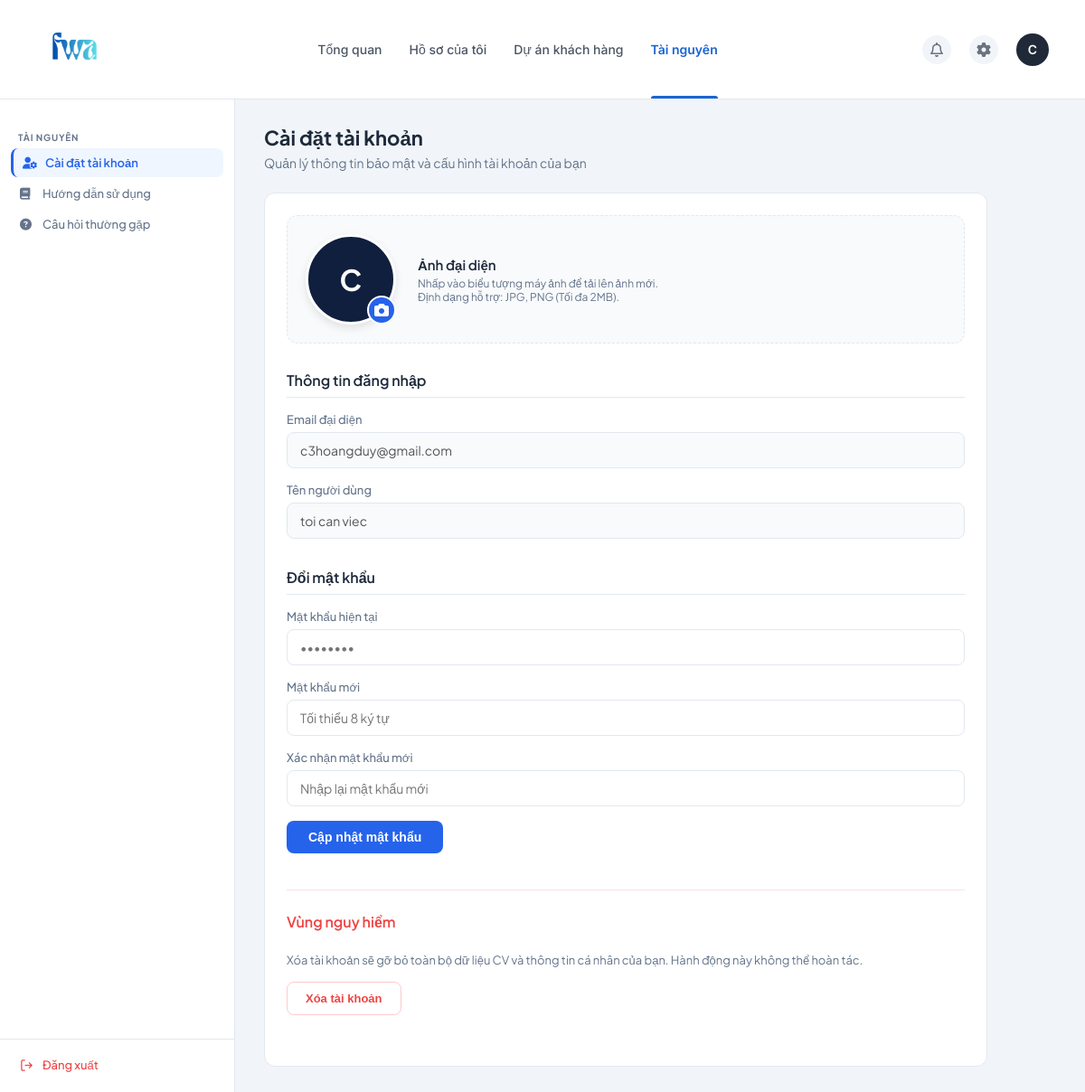
The app's page /settings (signed in) with its own data.
### app.py (models this page shows, shortened)
class User(db.Model):
    __tablename__ = 'users'
    id = db.Column(db.Integer, primary_key=True)
    google_id = db.Column(db.String(100), unique=True, nullable=True)
    email = db.Column(db.String(100), unique=True, nullable=False)
    username = db.Column(db.String(50), unique=True, nullable=True)
    password_hash = db.Column(db.String(200), nullable=True)
    name = db.Column(db.String(100))
    picture = db.Column(db.String(200)) # Ảnh tài khoản (Header)
    cv_picture = db.Column(db.String(200)) # Ảnh trong hồ sơ CV
    created_at = db.Column(db.DateTime, default=get_vietnam_time)
    phone = db.Column(db.String(20))
    address = db.Column(db.String(200))
    bio = db.Column(db.Text)
    skills = db.Column(db.Text)
    education = db.Column(db.Text)
    experience = db.Column(db.Text)
    job_title = db.Column(db.String(100))
    dob = db.Column(db.String(20))
    marital_status = db.Column(db.String(20))
    languages = db.Column(db.String(100))
    cvs = db.relationship('CV', back_populates='user', cascade='all, delete-orphan')

### app.py (the view)
    def decorated_function(*args, **kwargs):
        if 'user_id' not in session:
            session['next_url'] = request.url
            return redirect(url_for('login'))
        return f(*args, **kwargs)

### app.py (called while the page is built, shortened)
def login_required(f):
    def decorated_function(*args, **kwargs):
        if 'user_id' not in session:
            session['next_url'] = request.url
            return redirect(url_for('login'))
        return f(*args, **kwargs)
    decorated_function.__name__ = f.__name__
    return decorated_function

@app.route('/settings', methods=['GET', 'POST'])
@login_required
def settings():
    user = User.query.get(session['user_id'])
    return render_template('settings.html', user=user)

### templates/settings.html (shortened to what this page needs)
<!DOCTYPE html>
<html lang="vi">
<head>
  <link href="https://cdnjs.cloudflare.com/ajax/libs/font-awesome/6.4.0/css/all.min.css" rel="stylesheet">
</head>
<body>
<nav class="navbar">
  <a href="{{ url_for('job_list') }}" class="nav-left">
    <img src="{{ url_for('static', filename='images/logo.png') }}" alt="Logo" style="height: 85px; vertical-align: middle;">
  </a>
  <div class="nav-center">
    <a href="{{ url_for('job_list') }}" class="nav-link">Tổng quan</a>
    <a href="{{ url_for('profile') }}" class="nav-link">Hồ sơ của tôi</a>
    <a href="{{ url_for('client_projects') }}" class="nav-link">Dự án khách hàng</a>
    <a href="{{ url_for('resources') }}" class="nav-link active">Tài nguyên</a>
  </div>
  <div class="nav-right">
    <div class="icon-btn" title="Thông báo"><i class="far fa-bell" style="font-size: 16px;"></i></div>
    <a href="{{ url_for('settings') }}" class="icon-btn" title="Cài đặt"><i class="fas fa-cog" style="font-size: 16px;"></i></a>
    <div class="user-dropdown">
      <div class="avatar" id="userAvatarBtn" onclick="toggleUserMenu()">
        {% if session.get('user_picture') %}<img src="{{ session.get('user_picture') }}">
        {% else %}{{ (session.get('user_name', 'U') or 'U')[0].upper() }}{% endif %}
      </div>
    </div>
  </div>
</nav>
<div class="app-layout">
  <aside class="sidebar">
    <div class="sidebar-section">
      <span class="sidebar-label">Tài nguyên</span>
      <a href="{{ url_for('settings') }}" class="sidebar-link active">
        <i class="fas fa-user-cog" style="width: 15px;"></i>
        Cài đặt tài khoản
      </a>
      <a href="#" class="sidebar-link">
        <i class="fas fa-book" style="width: 15px;"></i>
        Hướng dẫn sử dụng
      </a>
      <a href="#" class="sidebar-link">
        <i class="fas fa-question-circle" style="width: 15px;"></i>
        Câu hỏi thường gặp
      </a>
    </div>
    <div class="sidebar-bottom">
      <a href="{{ url_for('logout') }}" class="sidebar-link" style="color:#ef4444;">
        <svg width="15" height="15" fill="none" stroke="currentColor" stroke-width="2" viewBox="0 0 24 24"><path d="M9 21H5a2 2 0 0 1-2-2V5a2 2 0 0 1 2-2h4"/><polyline points="16 17 21 12 16 7"/><line x1="21" y1="12" x2="9" y2="12"/></svg>
        Đăng xuất
      </a>
    </div>
  </aside>
  <main class="main-content">
    <div class="page-header">
      <h1>Cài đặt tài khoản</h1>
      <p>Quản lý thông tin bảo mật và cấu hình tài khoản của bạn</p>
    </div>
    <div class="settings-card">
      <div class="avatar-upload-container">
        <div class="avatar-preview-wrapper">
          <div class="avatar-preview" id="settingsAvatarPreview">
            {% if user.picture %}
              <img src="{{ user.picture }}" id="avatarImg" style="width:100%; height:100%; border-radius:50%; object-fit:cover;">
            {% else %}
              {{ (user.name or user.username or 'U')[0].upper() }}
            {% endif %}
          </div>
          <label for="avatarInput" class="upload-label" title="Thay đổi ảnh đại diện">
            <i class="fas fa-camera"></i>
          </label>
        </div>
        <div class="avatar-info">
          <h3>Ảnh đại diện</h3>
          <p>Nhấp vào biểu tượng máy ảnh để tải lên ảnh mới. <br>Định dạng hỗ trợ: JPG, PNG (Tối đa 2MB).</p>
        </div>
      </div>
      <div class="settings-section">
        <h2>Thông tin đăng nhập</h2>
        <div class="form-group">
          <label>Email đại diện</label>
          <input type="email" value="{{ user.email }}" disabled style="background: #f8fafc; cursor: not-allowed;">
        </div>
        <div class="form-group">
          <label>Tên người dùng</label>
          <input type="text" value="{{ user.username or '' }}" disabled style="background: #f8fafc; cursor: not-allowed;">
        </div>
      </div>
      <div class="settings-section">
        <h2>Đổi mật khẩu</h2>
        <form>
          <div class="form-group">
            <label>Mật khẩu hiện tại</label>
            <input type="password" placeholder="••••••••">
          </div>
          <div class="form-group">
            <label>Mật khẩu mới</label>
            <input type="password" placeholder="Tối thiểu 8 ký tự">
          </div>
          <div class="form-group">
            <label>Xác nhận mật khẩu mới</label>
            <input type="password" placeholder="Nhập lại mật khẩu mới">
          </div>
          <button type="button" class="btn-save" onclick="alert('Tính năng đổi mật khẩu đang được phát triển!')">Cập nhật mật khẩu</button>
        </form>
      </div>
      <div class="settings-section" style="border-top: 1px solid #fee2e2; padding-top: 24px; margin-top: 40px;">
        <h2 style="color: #ef4444; border-bottom: none;">Vùng nguy hiểm</h2>
        <p style="font-size: 13px; color: var(--muted); margin-bottom: 16px;">Xóa tài khoản sẽ gỡ bỏ toàn bộ dữ liệu CV và thông tin cá nhân của bạn. Hành động này không thể hoàn tác.</p>
        <button type="button" style="padding: 10px 20px; background: transparent; color: #ef4444; border: 1px solid #fecaca; border-radius: 8px; font-size: 13px; font-weight: 600; cursor: pointer;" onclick="confirm('Bạn có chắc chắn muốn xóa tài khoản không?')">Xóa tài khoản</button>
      </div>
    </div>
  </main>
</div>
</body>
</html>

### records on screen
User: name "C", email "c3hoangduy@gmail.com", username "toi can viec"

### other values on screen
{{ (session.get('user_name', 'U') or 'U')[0].upper() }} "C"
